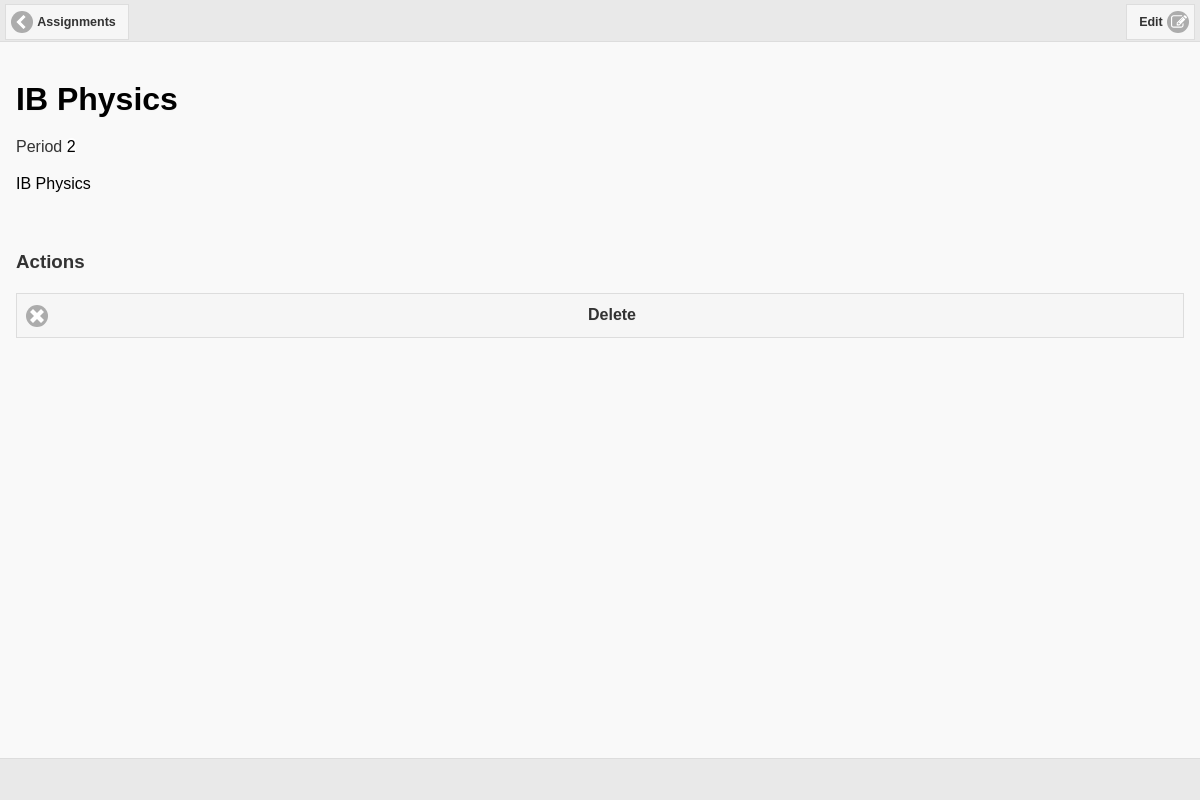
/courses/1/ (signed in), run on an earlier commit of the app's database.
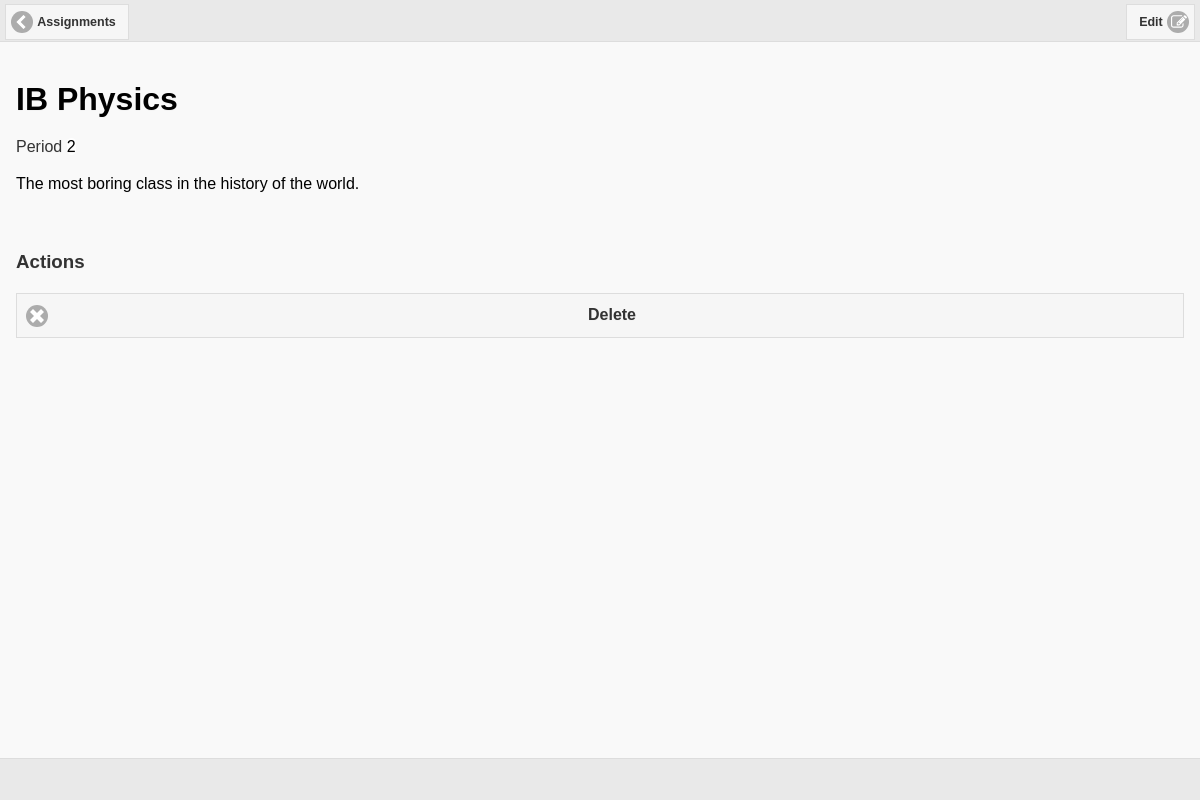
And on a later commit of the database.
### planda/models.py (models this page shows, shortened)
class Course(models.Model):
    user = models.ForeignKey(User)
    name = models.CharField(max_length=100)
    description = models.CharField(max_length=500, null=True)
    period = models.IntegerField(max_length=3, null=True)

### planda/views.py (the view)
# urls.py: url(r'^courses/(?P<course_id>[0-9]+)/$', views.course_detail, name='course_detail'),
def course_detail(request, course_id):
    try:
        course = Course.objects.get(id=course_id)
        if request.user != course.user:
            raise Http404
        context = {
            'course': course,
        }
        return render(request, 'planda/single_course.html', context)
    except Course.DoesNotExist:
        raise Http404

### planda/templates/planda/single_course.html (shortened to what this page needs)
{% extends "planda/base.html" %}
{% block page_id %}auth_home{% endblock %}
{% block header_text %}
    <a href="{% url 'planda:courses' %}" class="ui-btn-left ui-btn ui-btn-icon-left ui-icon-carat-l" data-transition="slide" data-direction="reverse">Assignments</a>
    <a href="#" class="ui-btn-right ui-btn ui-btn-icon-right ui-icon-edit" id="toggle-editable">Edit</a>
{% endblock %}
{% block main_content %}
    <div id="course-detail">
        <h1 style="margin-bottom: 0px;"><a class="editable" href="#" data-type="text" data-title="Course Name" data-pk="{{ course.id }}" data-name="name" style="font-weight: bold;">{{ course.name }}</a></h1>
        <p>Period <a class="editable" href="#" data-type="number" data-title="Period" data-emptytext='Period' data-pk="{{ course.id }}" data-name="period">{{ course.period }}</a></p>
        <p><a class="editable" href="#" data-type="textarea" data-title="Course Description" data-emptytext='Description' data-pk="{{ course.id }}" data-name="description">{{ course.description }}</a></p>
    </div>
    <br>
    <h3>Actions</h3>
    <a href="/courses/delete/{{ course.id }}/" class="ui-btn ui-btn-icon-left ui-icon-delete">Delete</a>
{% endblock %}

### planda/templates/planda/base.html (shortened to what this page needs)
<!DOCTYPE html>
<html>
    <head>
        {% load staticfiles %}
        <link rel="stylesheet" type="text/css" href="{% static 'planda/css/jquery.mobile-1.4.3.min.css' %}">
        <link rel="stylesheet" type="text/css" href="{% static 'planda/css/jqm-icon-pack-fa.css' %}">
        <link rel="stylesheet" type="text/css" href="{% static 'planda/css/jquery-editable.css' %}">
        <link rel="stylesheet" type="text/css" href="{% static 'planda/css/jquery.mobile.datepicker.css' %}">
        <link rel="stylesheet" type="text/css" href="{% static 'planda/css/jquery.mobile.datepicker.theme.css' %}">
        <link rel="stylesheet" type="text/css" href="{% static 'planda/css/style.css' %}">
    </head>
    <body>
        <div data-role="page" id="{% block page_id %}{% endblock %}" data-dom-cache="false">
            <div data-role="header" data-position="fixed">
                <h1>{% block header_text %}{% endblock %}</h1>
            </div>
            <div data-role="main" class="ui-content">
                {% block main_content %}{% endblock %}
            </div>
            <div data-role="footer" data-position="fixed">
                <h1>{% block footer_text %}{% endblock %}</h1>
            </div>
        </div>
    </body>
</html>

### planda/static/planda/css/style.css (style rules this page uses)
.editable-click.editable-disabled, a.editable-click.editable-disabled, a.editable-click.editable-disabled:hover { color: #000000; font-weight: normal; }

What changed in the data, as far as the page shows it:
changed Course "IB Physics": description "IB Physics" → "The most boring class in the history of the world."
